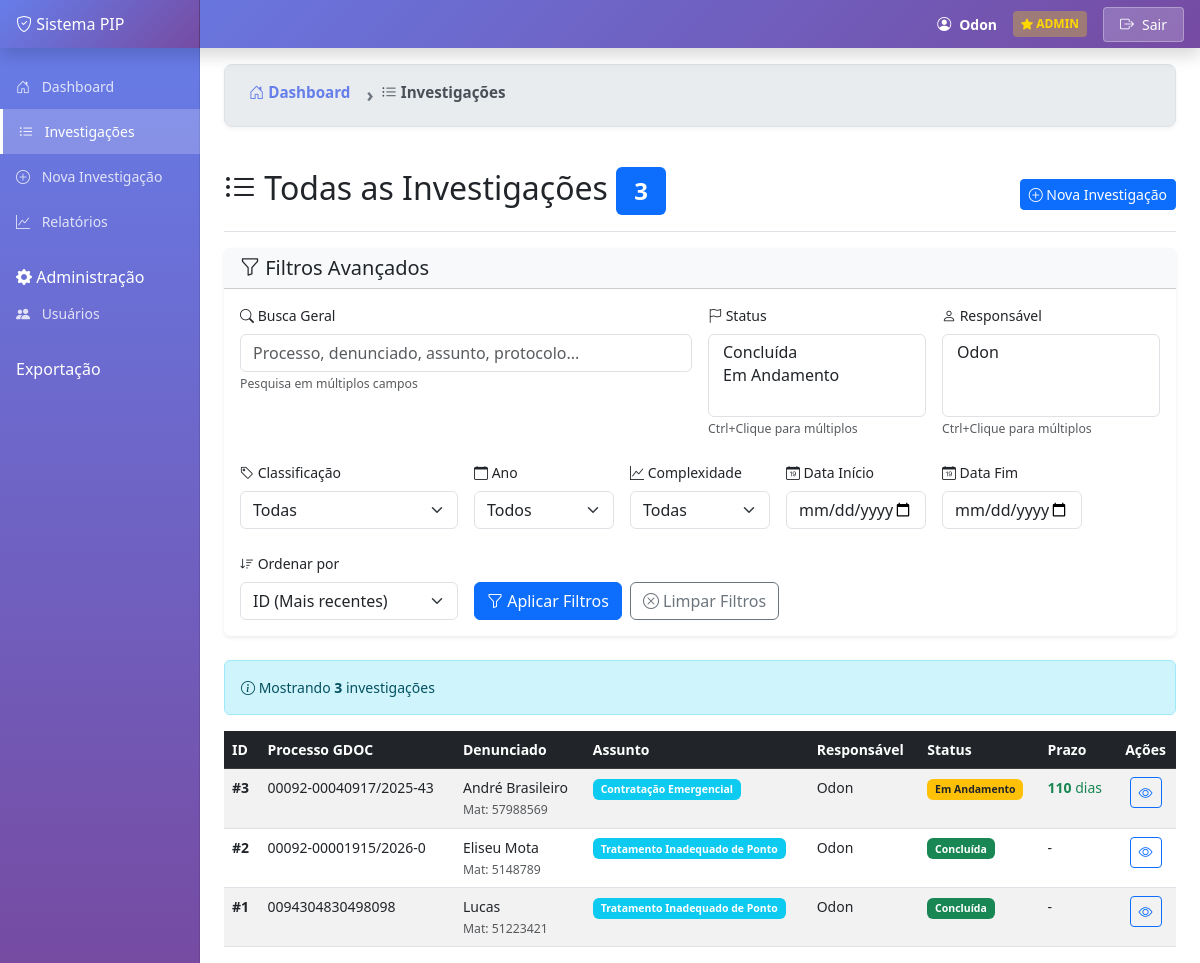
Screenshot of /investigacoes (signed in) with the database file from the repository.
### models.py (models this page shows, shortened)
class Investigacao(db.Model):
    __tablename__ = 'investigacoes'
    id = db.Column(db.Integer, primary_key=True)
    responsavel = db.Column(db.String(100), nullable=False)
    origem = db.Column(db.String(50))
    canal = db.Column(db.String(50))
    protocolo_origem = db.Column(db.String(100))
    admitida_ou_inadmitida = db.Column(db.String(20))
    unidade_origem = db.Column(db.String(100))
    classificacao = db.Column(db.String(100))
    assunto = db.Column(db.String(200))
    processo_gdoc = db.Column(db.String(100))
    ano = db.Column(db.Integer)
    denunciante = db.Column(db.String(200))
    matricula_denunciado = db.Column(db.String(50))
    nome_denunciado = db.Column(db.String(200))
    setor = db.Column(db.String(100))
    diretoria = db.Column(db.String(100))
    vinculo = db.Column(db.String(50))
    objeto_especificacao = db.Column(db.Text)
    diligencias = db.Column(db.Text)
    complexidade = db.Column(db.String(20))
    entrada_prfi = db.Column(db.Date)
    portaria_instauracao = db.Column(db.String(100))
    distribuicao_prfip = db.Column(db.Date)
    distribuicao_prfir = db.Column(db.Date)
    previsao_conclusao = db.Column(db.Date)
    data_conclusao = db.Column(db.Date, nullable=True)  # ✅ NOVO CAMPO ADICIONADO!
    status = db.Column(db.String(50), default='Em Andamento')
    resultado_final = db.Column(db.String(200))
    justificativa = db.Column(db.Text)
    envio_prfi = db.Column(db.Date)
    envio_prf = db.Column(db.Date)
    criado_em = db.Column(db.DateTime, default=datetime.utcnow)
    atualizado_em = db.Column(db.DateTime, default=datetime.utcnow, onupdate=datetime.utcnow)
    historico = db.relationship('HistoricoDiligencia', backref='investigacao', lazy=True, cascade='all, delete-orphan')
    @property
    def dias_restantes(self):
        if self.status == 'Concluída':
            return None  # ✅ NÃO CALCULA PRAZO PARA CONCLUÍDAS!
        if self.previsao_conclusao:
            delta = self.previsao_conclusao - datetime.now().date()
            return delta.days
        return None
    @property
    def esta_atrasado(self):
        if self.status != 'Em Andamento':
            return False  # ✅ CONCLUÍDAS NUNCA ESTÃO ATRASADAS!
        return self.dias_restantes is not None and self.dias_restantes < 0

### app.py (the view, shortened to what this page needs)
@app.route('/investigacoes')
def investigacoes():
    if 'usuario' not in session:
        flash('Você precisa fazer login primeiro!', 'warning')
        return redirect(url_for('login'))
    query = Investigacao.query
    filtros_status = request.args.getlist('status')  # Pega lista de valores
    if filtros_status and 'todos' not in filtros_status:
        query = query.filter(Investigacao.status.in_(filtros_status))
    filtros_responsavel = request.args.getlist('responsavel')
    if filtros_responsavel and 'todos' not in filtros_responsavel:
        query = query.filter(Investigacao.responsavel.in_(filtros_responsavel))
    filtro_classificacao = request.args.get('classificacao')
    if filtro_classificacao and filtro_classificacao != 'todos':
        query = query.filter(Investigacao.classificacao == filtro_classificacao)
    filtro_ano = request.args.get('ano')
    if filtro_ano and filtro_ano != 'todos':
        query = query.filter(Investigacao.ano == int(filtro_ano))
    data_inicio = request.args.get('data_inicio')
    data_fim = request.args.get('data_fim')
    if data_inicio:
        try:
            data_inicio_obj = datetime.strptime(data_inicio, '%Y-%m-%d').date()
            query = query.filter(Investigacao.entrada_prfi >= data_inicio_obj)
        except:
            pass
    if data_fim:
        try:
            data_fim_obj = datetime.strptime(data_fim, '%Y-%m-%d').date()
            query = query.filter(Investigacao.entrada_prfi <= data_fim_obj)
        except:
            pass
    filtro_complexidade = request.args.get('complexidade')
    if filtro_complexidade and filtro_complexidade != 'todos':
        query = query.filter(Investigacao.complexidade == filtro_complexidade)
    busca = request.args.get('busca')
    ordenar_por = request.args.get('ordenar_por', 'id_desc')
    if ordenar_por == 'id_asc':
        query = query.order_by(Investigacao.id.asc())
    elif ordenar_por == 'id_desc':
        query = query.order_by(Investigacao.id.desc())
    elif ordenar_por == 'previsao_asc':
        query = query.order_by(Investigacao.previsao_conclusao.asc())
    elif ordenar_por == 'previsao_desc':
        query = query.order_by(Investigacao.previsao_conclusao.desc())
    elif ordenar_por == 'status_asc':
        query = query.order_by(Investigacao.status.asc())
    elif ordenar_por == 'status_desc':
        query = query.order_by(Investigacao.status.desc())
    elif ordenar_por == 'responsavel_asc':
        query = query.order_by(Investigacao.responsavel.asc())
    elif ordenar_por == 'responsavel_desc':
        query = query.order_by(Investigacao.responsavel.desc())
    resultados = query.all()
    total_resultados = len(resultados)
    lista_status = db.session.query(Investigacao.status).distinct().order_by(Investigacao.status).all()
    lista_responsaveis = db.session.query(Investigacao.responsavel).distinct().order_by(Investigacao.responsavel).all()
    lista_classificacoes = db.session.query(Investigacao.classificacao).distinct().order_by(Investigacao.classificacao).all()
    lista_anos = db.session.query(Investigacao.ano).distinct().order_by(Investigacao.ano.desc()).all()
    lista_complexidades = db.session.query(Investigacao.complexidade).distinct().order_by(Investigacao.complexidade).all()
    return render_template('investigacoes.html',
                         investigacoes=resultados,
                         total_resultados=total_resultados,
                         lista_status=[s[0] for s in lista_status if s[0]],
                         lista_responsaveis=[r[0] for r in lista_responsaveis if r[0]],
                         lista_classificacoes=[c[0] for c in lista_classificacoes if c[0]],
                         lista_anos=[a[0] for a in lista_anos if a[0]],
                         lista_complexidades=[c[0] for c in lista_complexidades if c[0]],
                         filtros_status=filtros_status,
                         filtros_responsavel=filtros_responsavel,
                         filtro_classificacao=filtro_classificacao,
                         filtro_ano=filtro_ano,
                         filtro_complexidade=filtro_complexidade,
                         data_inicio=data_inicio,
                         data_fim=data_fim,
                         busca=busca,
                         ordenar_por=ordenar_por,
                         hoje=datetime.now().date())

### templates/investigacoes.html (shortened to what this page needs)
{% extends "base.html" %}
{% block breadcrumbs %}
<nav aria-label="breadcrumb" class="mt-3">
    <ol class="breadcrumb">
        <li class="breadcrumb-item">
            <a href="{{ url_for('dashboard') }}"><i class="bi bi-house-door"></i> Dashboard</a>
        </li>
        <li class="breadcrumb-item active" aria-current="page">
            <i class="bi bi-list-ul"></i> Investigações
        </li>
    </ol>
</nav>
{% endblock %}
{% block content %}
<div class="d-flex justify-content-between flex-wrap flex-md-nowrap align-items-center pt-3 pb-2 mb-3 border-bottom">
    <h1 class="h2">
        <i class="bi bi-list-ul"></i> Todas as Investigações
        {% if total_resultados > 0 %}
            <span class="badge bg-primary">{{ total_resultados }}</span>
        {% endif %}
    </h1>
    <div class="btn-toolbar mb-2 mb-md-0">
        <a href="{{ url_for('nova_investigacao') }}" class="btn btn-sm btn-primary">
            <i class="bi bi-plus-circle"></i> Nova Investigação
        </a>
    </div>
</div>
<div class="card mb-4">
    <div class="card-header bg-light">
        <h5 class="mb-0"><i class="bi bi-funnel"></i> Filtros Avançados</h5>
    </div>
    <div class="card-body">
        <form method="GET" action="{{ url_for('investigacoes') }}">
            <div class="row g-3">
                <div class="col-md-6">
                    <label class="form-label"><i class="bi bi-search"></i> Busca Geral</label>
                    <input type="text" class="form-control" name="busca"
                           placeholder="Processo, denunciado, assunto, protocolo..."
                           value="{{ busca or '' }}">
                    <small class="text-muted">Pesquisa em múltiplos campos</small>
                </div>
                <div class="col-md-3">
                    <label class="form-label"><i class="bi bi-flag"></i> Status</label>
                    <select class="form-select" name="status" multiple size="3">
                        {% for st in lista_status %}
                            <option value="{{ st }}" {% if st in filtros_status %}selected{% endif %}>
                            </option>
                        {% endfor %}
                    </select>
                    <small class="text-muted">Ctrl+Clique para múltiplos</small>
                </div>
                <div class="col-md-3">
                    <label class="form-label"><i class="bi bi-person"></i> Responsável</label>
                    <select class="form-select" name="responsavel" multiple size="3">
                        {% for resp in lista_responsaveis %}
                            <option value="{{ resp }}" {% if resp in filtros_responsavel %}selected{% endif %}>
                            </option>
                        {% endfor %}
                    </select>
                    <small class="text-muted">Ctrl+Clique para múltiplos</small>
                </div>
            </div>
            <div class="row g-3 mt-2">
                <div class="col-md-3">
                    <label class="form-label"><i class="bi bi-tag"></i> Classificação</label>
                    <select class="form-select" name="classificacao">
                        <option value="todos">Todas</option>
                    </select>
                </div>
                <div class="col-md-2">
                    <label class="form-label"><i class="bi bi-calendar"></i> Ano</label>
                    <select class="form-select" name="ano">
                        <option value="todos">Todos</option>
                    </select>
                </div>
                <div class="col-md-2">
                    <label class="form-label"><i class="bi bi-graph-up"></i> Complexidade</label>
                    <select class="form-select" name="complexidade">
                        <option value="todos">Todas</option>
                    </select>
                </div>
                <div class="col-md-2">
                    <label class="form-label"><i class="bi bi-calendar-date"></i> Data Início</label>
                    <input type="date" class="form-control" name="data_inicio" value="{{ data_inicio or '' }}">
                </div>
                <div class="col-md-2">
                    <label class="form-label"><i class="bi bi-calendar-date"></i> Data Fim</label>
                    <input type="date" class="form-control" name="data_fim" value="{{ data_fim or '' }}">
                </div>
            </div>
            <div class="row g-3 mt-2">
                <div class="col-md-3">
                    <label class="form-label"><i class="bi bi-sort-down"></i> Ordenar por</label>
                    <select class="form-select" name="ordenar_por">
                        <option value="id_desc" {% if ordenar_por == 'id_desc' %}selected{% endif %}>ID (Mais recentes)</option>
                    </select>
                </div>
                <div class="col-md-9 d-flex align-items-end">
                    <button type="submit" class="btn btn-primary me-2">
                        <i class="bi bi-funnel"></i> Aplicar Filtros
                    </button>
                    <a href="{{ url_for('investigacoes') }}" class="btn btn-outline-secondary">
                        <i class="bi bi-x-circle"></i> Limpar Filtros
                    </a>
                </div>
            </div>
        </form>
    </div>
</div>
{% if total_resultados > 0 %}
    <div class="alert alert-info">
        <i class="bi bi-info-circle"></i>
        Mostrando <strong>{{ total_resultados }}</strong>
        {% if total_resultados == 1 %}investigação{% else %}investigações{% endif %}
    </div>
{% endif %}
<div class="table-responsive">
    <table class="table table-striped table-hover">
        <thead class="table-dark">
            <tr>
                <th>ID</th>
                <th>Processo GDOC</th>
                <th>Denunciado</th>
                <th>Assunto</th>
                <th>Responsável</th>
                <th>Status</th>
                <th>Prazo</th>
                <th class="text-center">Ações</th>
            </tr>
        </thead>
        <tbody>
            {% for inv in investigacoes %}
            <tr>
                <td><strong>#{{ inv.id }}</strong></td>
                <td>{{ inv.processo_gdoc or '-' }}</td>
                <td>
                    {{ inv.nome_denunciado or '-' }}<br>
                    <small class="text-muted">Mat: {{ inv.matricula_denunciado or '-' }}</small>
                </td>
                <td>
                    {% if inv.assunto %}
                        <span class="badge bg-info">{{ inv.assunto }}</span>
                    {% else %}
                        -
                    {% endif %}
                </td>
                <td>{{ inv.responsavel or '-' }}</td>
                <td>
                    {% if inv.status == 'Em Andamento' %}
                        {% if inv.esta_atrasado %}
                            <span class="badge bg-danger">ATRASADO</span>
                        {% else %}
                            <span class="badge bg-warning text-dark">{{ inv.status }}</span>
                        {% endif %}
                    {% elif inv.status == 'Concluída' %}
                        <span class="badge bg-success">{{ inv.status }}</span>
                    {% else %}
                        <span class="badge bg-secondary">{{ inv.status or '-' }}</span>
                    {% endif %}
                </td>
                <td>
                    {% if inv.dias_restantes is not none %}
                        <span class="{% if inv.dias_restantes < 0 %}text-danger{% elif inv.dias_restantes <= 15 %}text-warning{% else %}text-success{% endif %}">
                            <strong>{{ inv.dias_restantes }}</strong> dias
                        </span>
                    {% else %}
                        -
                    {% endif %}
                </td>
                <td class="text-center">
                    <a href="{{ url_for('detalhes', id=inv.id) }}" class="btn btn-sm btn-outline-primary" title="Ver detalhes">
                        <i class="bi bi-eye"></i>
                    </a>
                </td>
            </tr>
            {% endfor %}
        </tbody>
    </table>
</div>
{% endblock %}

### templates/base.html (style rules this page uses)
body { font-size: 0.875rem; }
.card { box-shadow: 0 0.125rem 0.25rem rgba(0, 0, 0, 0.075); border: none; margin-bottom: 1rem; }
.badge { padding: 0.5em 0.75em; }
.btn-sm { padding: 0.25rem 0.5rem; font-size: 0.875rem; }
.breadcrumb { background-color: #e9ecef; padding: 1rem 1.5rem; border-radius: 0.5rem; margin-bottom: 1.5rem; border: 1px solid #dee2e6; box-shadow: 0 2px 4px rgba(0,0,0,0.05); }
.breadcrumb-item { font-size: 0.95rem; font-weight: 500; }
.breadcrumb-item a { color: #667eea; text-decoration: none; transition: color 0.3s; font-weight: 600; }
.breadcrumb-item.active { color: #495057; font-weight: 600; }
.breadcrumb-item + .breadcrumb-item::before { content: "›"; color: #6c757d; font-size: 1.2rem; padding: 0 0.5rem; }

### rows the page displays
Investigacao: id "3", processo_gdoc "00092-00040917/2025-43", nome_denunciado "André Brasileiro", matricula_denunciado "57988569", assunto "Contratação Emergencial", responsavel "Odon", status "Em Andamento", dias_restantes "110"
Investigacao: id "2", processo_gdoc "00092-00001915/2026-0", nome_denunciado "Eliseu Mota", matricula_denunciado "5148789", assunto "Tratamento Inadequado de Ponto", responsavel "Odon", status "Concluída"
Investigacao: id "1", processo_gdoc "0094304830498098", nome_denunciado "Lucas", matricula_denunciado "51223421", assunto "Tratamento Inadequado de Ponto", responsavel "Odon", status "Concluída"

### other values shown
{{ session.nome }} "Odon"
{{ total_resultados }} "3"
